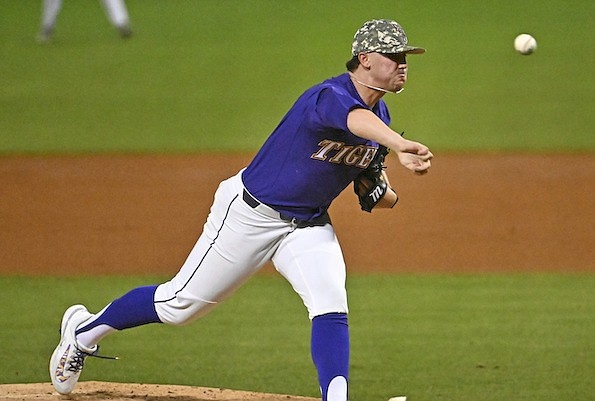
#> input picture input.jpg, 595 x 401 px
$ python -i 4_input_div.py   (imports and definitions only)
#> lines starting #> are read from the running program, lines starting #| are printed output that depends on the picture
#> further down, picture is the input picture: shape (401, 595, 3); mean B, G, R 67.3, 121.8, 127.8
'''
1. 캠으로 이미지를 인풋으로 받고, 이미지에 대한 Keypoints 및 Descriptor를 구한다.
2. 이미지에 대한 name을 교육자에게 받는다. 그렇지 않을 경우 auto_name1, 2, 3... 으로 지정
(나중에 auto_name에 대한 교육을 할 시 이름 수정)
3. name_info에서 name이 있는지 검색한 후, 없을 경우 memory 폴더에 새로운 name폴더를 만든다.
4. name 폴더에 이미지를 name으로 저장하고, Keypoints, Descriptro 정보 파일도 저장한다.
5. 만약 4에서 name이 있을 경우, name1, name2 등으로 1씩 추가해서 저장한다.
6. name_info 딕셔너리에 정보를 없으면 저장, 있으면 추가한다. 저장일 경우 keypoints, descriptor를 저장한다.
(인풋 값을 매칭 비교할 때 사용)
name_info = {
    "name": {
        "memory/name": {
            "descriptor": [],
            "actions": [],
            "reward": 0
        },
        "memory/name/name1": {
            "descriptor": [],
            "actions": [],
            "reward": 0
        },
        "memory/name/name2": {
            "descriptor": [],
            "actions": [],
            "reward": 0
        }
    },
    "soccer": {
        "memory/soccer": {
            "descriptor": [],
            "actions": [],
            "reward": 0
        },
        "memory/soccer/pass": {
            "descriptor": [],
            "actions": [],
            "reward": 0
        },
        "memory/soccer/shoot": {
            "descriptor": [],
            "actions": [],
            "reward": 0
        }
    }
}
# Pickle 파일에서 객체 읽어오기
with open('name_info.pkl', 'rb') as f:
    name_info = pickle.load(f)

# Pickle 파일로 저장
with open('name_info.pkl', 'wb') as f:
    pickle.dump(name_info, f)

'''
########################################################################
import numpy as np
import cv2
import pickle
import os
import random
import string
import re
import threading
import time
auto_mode = False
actions = {}
agent = {}
name_info = {}
bf = cv2.BFMatcher()
servo_state = [0,0,0,0,0,0,0,0]
servo_lock = threading.Lock()
reward_global = 0
reward_lock = threading.Lock()
# configuration 폴더 내 정보 모두 불러오기
# [8 lines left out: function reboot_set, not called in this run]

# SIFT로 특징점 검출, 기술자 계산
def detect_sift(img):
    sift = cv2.SIFT_create()
    if img is not None:
        blurred_frame = cv2.GaussianBlur(img, (5, 5), 0)
        gray_frame = cv2.cvtColor(blurred_frame, cv2.COLOR_BGR2GRAY)
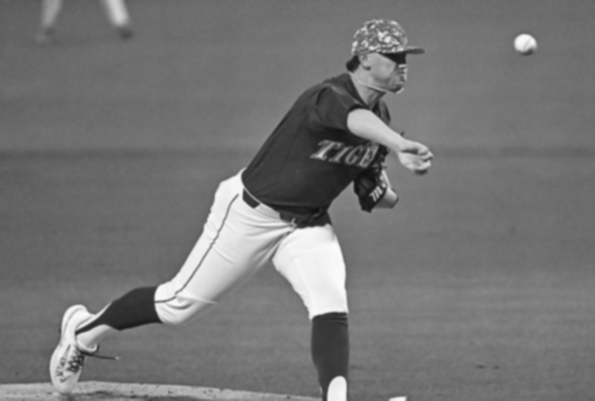
#> gray_frame: shape (401, 595); min 15, max 253, mean 117.4
        keypoints, descriptor = sift.detectAndCompute(gray_frame, None)
#> keypoints = 499 keypoints; strongest (x, y, size): (524, 42, 11.3), (361, 122, 16.9), (77, 332, 3.9), (232, 187, 15.6)
        return descriptor
    else:
        print(f"{img} file open error")
        return None

# [45 lines left out: functions match_ratio_main, match_ratio_details, match_ratios, compute_match_ratio, random_string, not called in this run]

def remove_trailing_numbers(s):
    return re.sub(r'\d+$', '', s)

# [150 lines left out: functions remove_first_two_parts, naming, save_data_to_file, name_info_save, main_key_edu, memory_name_change and 1 more, not called in this run]

# test
# reboot_set()
# print("현재 name_info")
# print(name_info)
# img = cv2.imread('input.jpg')
# descriptor = detect_sift(img)
# best_match_list = match_ratios(descriptor)
# main_key, detail_key = naming(best_match_list)
# name_info_save(img, descriptor, main_key, detail_key, actions=[], reward=0)
# print("수정 name_info")
# print(name_info)
# main_key_edu()


# 지금 main match -> detail match인데 수정할 필요가 있음
# 조금 손 봐서 main match의 detail match를 전부 도는 걸로 되어 있음
# 1. main match 함수를 main 돌면서 detail의 min(길이, 10)으로 개수 뽑고, 랜덤으로 개수만큼 뽑기
# 2. 랜덤으로 뽑은 것 중 가장 높은 detail의 main을 best_match_main 리스트에 저장
# 3. main 다 돌았으면 best_match_main 높은 순으로 정렬 후 리턴 2024-07-11 여기까지 완
# 4. best_match_main 중 min(len, 5)개 정도만 높은 순으로 컷하여서 main의 detail 전부 돌면서 가장 높은 거 하나 뽑기
# 5. 뽑은 걸 best_match_detail 리스트에 저장, 높은 순으로 정렬
# 6. 그걸로 naming 함수 실행 2024-07-16 완
# 오토모드 개발하기 # 2024-07-19 완 -> 액션 개발하면 됨 -> 리워드 추가, 리워드 부터 개발


########################################################################
# 액션
# 그리고 추가해야 할 게 액션을 했을 경우 그 img와 데이터, 어떤 액션 했는지까지 저장
# 즉, name_info_save는 액션했을 때는 무조건 실행 후 저장 but 액션 안 했을 때 실행 안 되는 건 아님
# 에피소드? 리플레이? 폴더 생성
# start -> action -> end(reward) 과정 img, descriptor, action, reward 주기적으로 저장
# 그 폴더 참고하여 액션 선택
"""
Actions
# 로봇 관절 인덱스
shoulder_right = 4 # -10~190
shoulder_left = 49 # -190~10
hand_right = 7 # -60~50
hand_left = 52 # -50~60
leg_right = 15 # -20~20
leg_left = 31 # -20~20
foot_right = 20 # -90~90
foot_left = 36 # -90~90
max_velocity = 8 # 모터 속도
actions_info = {
    "motor_control":{
        "shoulder_right": [-10, 0, 10, 20, 30, 40, 50, 60, 70, 80, 90, 100, 110, 120, 130, 140, 150, 160, 170, 180, 190],
        "shoulder_left": [-10, 0, 10, 20, 30, 40, 50, 60, 70, 80, 90, 100, 110, 120, 130, 140, 150, 160, 170, 180, 190],
        "hand_right": [-50, -40, -30, -20, -10, 0, 10, 20, 30, 40, 50],
        "hand_left": [-50, -40, -30, -20, -10, 0, 10, 20, 30, 40, 50],
        "leg_right": [-20, -10, 0, 10, 20],
        "leg_left": [-20, -10, 0, 10, 20],
        "foot_right": [-90, -80, -70, -60, -50, -40, -30, -20, -10, 0, 10, 20, 30, 40, 50, 60, 70, 80, 90],
        "foot_left": [-90, -80, -70, -60, -50, -40, -30, -20, -10, 0, 10, 20, 30, 40, 50, 60, 70, 80, 90],
        "delay": [0, 1, 2, 3, 4, 5, 6, 7, 8, 9, 10]
    }
    #package
    "work": [[foot_left, 7], [foot_right, 7], [delay, 1] ...],
    "turn_left": [],
    "stop": [[delay, 10]]
}
2024-07-21
1. 어떤 액션을 할 것인가? package에서 액션 선택하는 기능
2. 액션 시작할 때 img, 액션 끝나고 img, 어떤 액션 했는지, reward 저장(episode? replay?), or name_info에 action, reward 추가?
3. 액션 학습 모드. work에서 수정, 추가, 삭제를 통해 보상 확인 후 work2, work3 등 생성, 저장
"""
def action():
    action_message = action_select()
    action_save(action_start(action_message))

def action_select():#2024-08-16
    pass

# [31 lines left out: function action_start, not called in this run]
def action_save(start_img, end_img, action_reward):
    pass


########################################################################
# 리워드
# 어떤 보상을 주는 기관
# ex) 기울기 센서가 많이 기울었을 경우 마이너스 보상
# mini_game 네모 박스 안에 있을 경우 플러스 보상 -> 검정 공 물체 따라가기 follow ball
# def add(a,b):
    # return a+b
# def multiply(a,b):
    # return a*b
# always_functions = { 여기는 넘어짐, 부딪힘 등
# 'add': add,
# 'multiply': multiply
# }
# with open('functions.pkl', 'wb') as file:
#     pickle.dump(functions, file)

# temp_functions = { 여기는 minigame 같은 거
# }

# 저장된 함수 객체들을 파일에서 불러오기
# with open('functions.pkl', 'rb') as file:
#     loaded_functions = pickle.load(file)

# loaded_functions['add'](3, 5)
# loaded_functions['multiply'](4, 6)

#def mini_game_follow_ball():#2024-07-22 여기하는중 2024-07-23 보류(액션부터 개발하자)-> 방향성 재정비 필요 -> 얘가 한 번 해봤던 거는 계속 학습 가능 해야함 즉, 처음 한 번은 해볼 수 있게 해줘야함
    # input으로 예상 데이터 생성 후 그거에 대한 액션 계획을 생성해야하는데, 처음에는 랜덤으로 아무거나 선택
    # ball 이미지 등록 후 cam에서 ball이 감지될 경우 게임 시작
    # cam에서 ball이 있으면 +보상, cam에서 ball이 없으면 -보상
    # 처음에는 랜덤으로 액션 선택 stay, work, turn_left. turn_right
    # short_memory 만들어서 단기 기억 생성, -+ 보상 얻을 때마다 img 저장, 액션 저장
    # 현재 이미지를 short_memory 참고해서 비슷한 순
    # short_memory에서 각 비슷한 상황일 때 보상 높은 걸로 리플레이? 에피소드?에 저장
########################################################################

>>> import cv2
>>> picture = cv2.imread('input.jpg')
>>> result = detect_sift(picture)
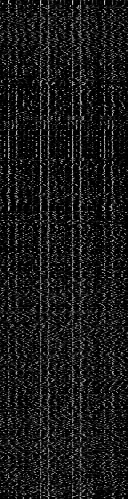
#> result: shape (499, 128) float32; min 0, max 212, mean 24.9
